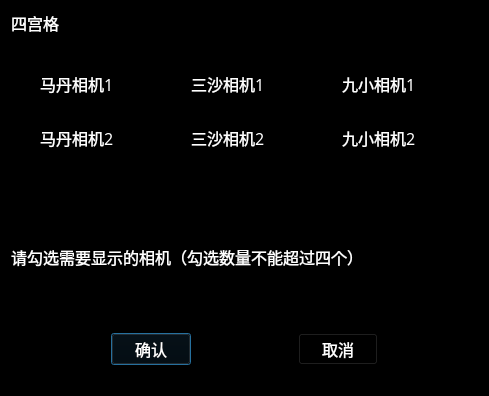
<?xml version="1.0" encoding="UTF-8"?>
<ui version="4.0">
 <class>SelectFourDialog</class>
 <widget class="QDialog" name="SelectFourDialog">
  <property name="geometry">
   <rect>
    <x>0</x>
    <y>0</y>
    <width>489</width>
    <height>396</height>
   </rect>
  </property>
  <property name="font">
   <font>
    <family>微软雅黑</family>
    <pointsize>12</pointsize>
   </font>
  </property>
  <property name="windowTitle">
   <string>Dialog</string>
  </property>
  <property name="styleSheet">
   <string notr="true">background-color: rgb(0, 0, 0);</string>
  </property>
  <layout class="QGridLayout" name="gridLayout">
   <item row="0" column="0" colspan="5">
    <widget class="QLabel" name="label_2">
     <property name="sizePolicy">
      <sizepolicy hsizetype="Preferred" vsizetype="Fixed">
       <horstretch>0</horstretch>
       <verstretch>0</verstretch>
      </sizepolicy>
     </property>
     <property name="font">
      <font>
       <family>微软雅黑</family>
       <pointsize>12</pointsize>
      </font>
     </property>
     <property name="styleSheet">
      <string notr="true">
color: rgb(255, 255, 255);</string>
     </property>
     <property name="text">
      <string>四宫格</string>
     </property>
    </widget>
   </item>
   <item row="1" column="0" colspan="5">
    <widget class="QFrame" name="frame">
     <property name="frameShape">
      <enum>QFrame::StyledPanel</enum>
     </property>
     <property name="frameShadow">
      <enum>QFrame::Raised</enum>
     </property>
     <layout class="QGridLayout" name="gridLayout_2">
      <item row="0" column="1">
       <widget class="QCheckBox" name="checkBox_camera2">
        <property name="font">
         <font>
          <family>微软雅黑</family>
          <pointsize>12</pointsize>
         </font>
        </property>
        <property name="styleSheet">
         <string notr="true">color: rgb(255, 255, 255);</string>
        </property>
        <property name="text">
         <string>三沙相机1</string>
        </property>
       </widget>
      </item>
      <item row="0" column="0">
       <widget class="QCheckBox" name="checkBox_camera1">
        <property name="font">
         <font>
          <family>微软雅黑</family>
          <pointsize>12</pointsize>
         </font>
        </property>
        <property name="styleSheet">
         <string notr="true">color: rgb(255, 255, 255);</string>
        </property>
        <property name="text">
         <string>马丹相机1</string>
        </property>
       </widget>
      </item>
      <item row="0" column="2">
       <widget class="QCheckBox" name="checkBox_camera3">
        <property name="font">
         <font>
          <family>微软雅黑</family>
          <pointsize>12</pointsize>
         </font>
        </property>
        <property name="styleSheet">
         <string notr="true">color: rgb(255, 255, 255);</string>
        </property>
        <property name="text">
         <string>九小相机1</string>
        </property>
       </widget>
      </item>
      <item row="1" column="0">
       <widget class="QCheckBox" name="checkBox_camera4">
        <property name="font">
         <font>
          <family>微软雅黑</family>
          <pointsize>12</pointsize>
         </font>
        </property>
        <property name="styleSheet">
         <string notr="true">color: rgb(255, 255, 255);</string>
        </property>
        <property name="text">
         <string>马丹相机2</string>
        </property>
       </widget>
      </item>
      <item row="1" column="1">
       <widget class="QCheckBox" name="checkBox_camera5">
        <property name="font">
         <font>
          <family>微软雅黑</family>
          <pointsize>12</pointsize>
         </font>
        </property>
        <property name="styleSheet">
         <string notr="true">color: rgb(255, 255, 255);</string>
        </property>
        <property name="text">
         <string>三沙相机2</string>
        </property>
       </widget>
      </item>
      <item row="1" column="2">
       <widget class="QCheckBox" name="checkBox_camera6">
        <property name="font">
         <font>
          <family>微软雅黑</family>
          <pointsize>12</pointsize>
         </font>
        </property>
        <property name="styleSheet">
         <string notr="true">color: rgb(255, 255, 255);</string>
        </property>
        <property name="text">
         <string>九小相机2</string>
        </property>
       </widget>
      </item>
     </layout>
    </widget>
   </item>
   <item row="2" column="0" colspan="5">
    <widget class="QLabel" name="label">
     <property name="sizePolicy">
      <sizepolicy hsizetype="Preferred" vsizetype="Minimum">
       <horstretch>0</horstretch>
       <verstretch>0</verstretch>
      </sizepolicy>
     </property>
     <property name="font">
      <font>
       <family>微软雅黑</family>
       <pointsize>12</pointsize>
       <weight>50</weight>
       <italic>false</italic>
       <bold>false</bold>
       <underline>false</underline>
      </font>
     </property>
     <property name="styleSheet">
      <string notr="true">background-color: rgb(0, 0, 0);
color: rgb(255, 255, 255);</string>
     </property>
     <property name="text">
      <string>请勾选需要显示的相机（勾选数量不能超过四个）</string>
     </property>
     <property name="wordWrap">
      <bool>true</bool>
     </property>
    </widget>
   </item>
   <item row="3" column="0">
    <spacer name="horizontalSpacer_2">
     <property name="orientation">
      <enum>Qt::Horizontal</enum>
     </property>
     <property name="sizeHint" stdset="0">
      <size>
       <width>96</width>
       <height>20</height>
      </size>
     </property>
    </spacer>
   </item>
   <item row="3" column="1">
    <widget class="QPushButton" name="btn_confirm">
     <property name="font">
      <font>
       <family>微软雅黑</family>
       <pointsize>12</pointsize>
      </font>
     </property>
     <property name="styleSheet">
      <string notr="true">color: rgb(255, 255, 255);
background-color: rgb(50 ， 50 ， 50);</string>
     </property>
     <property name="text">
      <string>确认</string>
     </property>
    </widget>
   </item>
   <item row="3" column="2">
    <spacer name="horizontalSpacer">
     <property name="orientation">
      <enum>Qt::Horizontal</enum>
     </property>
     <property name="sizeHint" stdset="0">
      <size>
       <width>96</width>
       <height>20</height>
      </size>
     </property>
    </spacer>
   </item>
   <item row="3" column="3">
    <widget class="QPushButton" name="btn_Cancel">
     <property name="font">
      <font>
       <family>微软雅黑</family>
       <pointsize>12</pointsize>
      </font>
     </property>
     <property name="styleSheet">
      <string notr="true">color: rgb(255, 255, 255);
background-color: rgb(50 ， 50 ， 50);</string>
     </property>
     <property name="text">
      <string>取消</string>
     </property>
    </widget>
   </item>
   <item row="3" column="4">
    <spacer name="horizontalSpacer_3">
     <property name="orientation">
      <enum>Qt::Horizontal</enum>
     </property>
     <property name="sizeHint" stdset="0">
      <size>
       <width>96</width>
       <height>20</height>
      </size>
     </property>
    </spacer>
   </item>
   <item row="4" column="2">
    <spacer name="verticalSpacer">
     <property name="orientation">
      <enum>Qt::Vertical</enum>
     </property>
     <property name="sizeType">
      <enum>QSizePolicy::Fixed</enum>
     </property>
     <property name="sizeHint" stdset="0">
      <size>
       <width>20</width>
       <height>20</height>
      </size>
     </property>
    </spacer>
   </item>
  </layout>
 </widget>
 <resources/>
 <connections/>
</ui>
